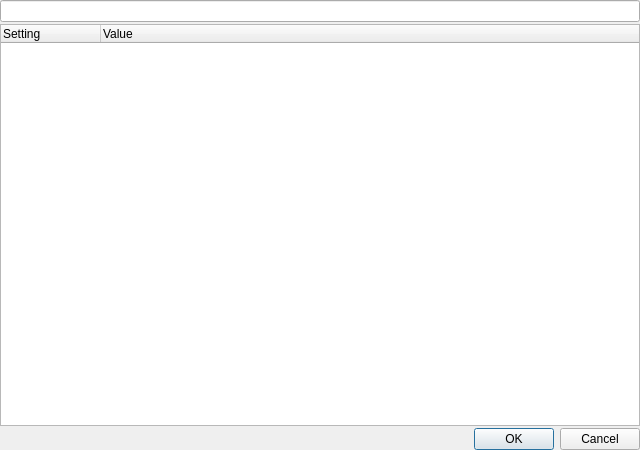
<?xml version="1.0" encoding="UTF-8"?>
<ui version="4.0">
 <class>DlgConfig</class>
 <widget class="QDialog" name="DlgConfig">
  <property name="geometry">
   <rect>
    <x>0</x>
    <y>0</y>
    <width>640</width>
    <height>450</height>
   </rect>
  </property>
  <property name="windowTitle">
   <string>SEXTANTE options</string>
  </property>
  <layout class="QVBoxLayout" name="verticalLayout">
   <property name="spacing">
    <number>2</number>
   </property>
   <property name="margin">
    <number>0</number>
   </property>
   <item>
    <widget class="QgsFilterLineEdit" name="searchBox">
     <property name="toolTip">
      <string>Enter setting name to filter list</string>
     </property>
    </widget>
   </item>
   <item>
    <widget class="QTreeWidget" name="tree">
     <property name="alternatingRowColors">
      <bool>true</bool>
     </property>
     <column>
      <property name="text">
       <string>Setting</string>
      </property>
     </column>
     <column>
      <property name="text">
       <string>Value</string>
      </property>
     </column>
    </widget>
   </item>
   <item>
    <widget class="QDialogButtonBox" name="buttonBox">
     <property name="orientation">
      <enum>Qt::Horizontal</enum>
     </property>
     <property name="standardButtons">
      <set>QDialogButtonBox::Cancel|QDialogButtonBox::Ok</set>
     </property>
    </widget>
   </item>
  </layout>
 </widget>
 <customwidgets>
  <customwidget>
   <class>QgsFilterLineEdit</class>
   <extends>QLineEdit</extends>
   <header>qgis.gui</header>
  </customwidget>
 </customwidgets>
 <resources/>
 <connections>
  <connection>
   <sender>buttonBox</sender>
   <signal>accepted()</signal>
   <receiver>DlgConfig</receiver>
   <slot>accept()</slot>
   <hints>
    <hint type="sourcelabel">
     <x>248</x>
     <y>254</y>
    </hint>
    <hint type="destinationlabel">
     <x>157</x>
     <y>274</y>
    </hint>
   </hints>
  </connection>
  <connection>
   <sender>buttonBox</sender>
   <signal>rejected()</signal>
   <receiver>DlgConfig</receiver>
   <slot>reject()</slot>
   <hints>
    <hint type="sourcelabel">
     <x>316</x>
     <y>260</y>
    </hint>
    <hint type="destinationlabel">
     <x>286</x>
     <y>274</y>
    </hint>
   </hints>
  </connection>
 </connections>
</ui>
